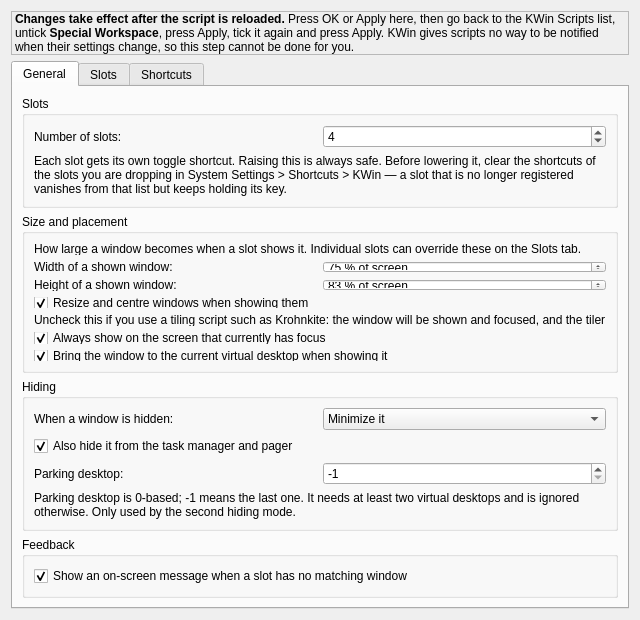
<?xml version="1.0" encoding="UTF-8"?>
<ui version="4.0">
 <class>KWin::SpecialWorkspaceConfigForm</class>
 <widget class="QWidget" name="KWin::SpecialWorkspaceConfigForm">
  <property name="geometry"><rect><x>0</x><y>0</y><width>640</width><height>620</height></rect></property>
  <layout class="QVBoxLayout" name="layout_root">
   <item><widget class="QLabel" name="label_reload_notice">
    <property name="text"><string>&lt;html&gt;&lt;body&gt;&lt;p&gt;&lt;b&gt;Changes take effect after the script is reloaded.&lt;/b&gt; Press OK or Apply here, then go back to the KWin Scripts list, untick &lt;b&gt;Special Workspace&lt;/b&gt;, press Apply, tick it again and press Apply. KWin gives scripts no way to be notified when their settings change, so this step cannot be done for you.&lt;/p&gt;&lt;/body&gt;&lt;/html&gt;</string></property>
    <property name="textFormat"><enum>Qt::RichText</enum></property>
    <property name="wordWrap"><bool>true</bool></property>
    <property name="frameShape"><enum>QFrame::StyledPanel</enum></property>
    <property name="margin"><number>8</number></property>
   </widget></item>
   <item><widget class="QTabWidget" name="tabWidget">
    <property name="currentIndex"><number>0</number></property>
    <widget class="QWidget" name="tab_general">
      <attribute name="title"><string>General</string></attribute>
      <layout class="QVBoxLayout" name="layout_general">
       <item><widget class="QGroupBox" name="group_slots_count">
        <property name="title"><string>Slots</string></property>
        <layout class="QGridLayout" name="grid_slotcount">
         <item row="0" column="0"><widget class="QLabel" name="label_auto_1"><property name="text"><string>Number of slots:</string></property></widget></item>
         <item row="0" column="1"><widget class="QSpinBox" name="kcfg_slotCount"><property name="minimum"><number>1</number></property><property name="maximum"><number>12</number></property><property name="value"><number>4</number></property></widget></item>
         <item row="1" column="0" colspan="2"><widget class="QLabel" name="label_auto_2"><property name="text"><string>Each slot gets its own toggle shortcut. Raising this is always safe. Before lowering it, clear the shortcuts of the slots you are dropping in System Settings &gt; Shortcuts &gt; KWin &#8212; a slot that is no longer registered vanishes from that list but keeps holding its key.</string></property><property name="wordWrap"><bool>true</bool></property></widget></item>
        </layout></widget></item>
       <item><widget class="QGroupBox" name="group_size">
        <property name="title"><string>Size and placement</string></property>
        <layout class="QGridLayout" name="grid_size">
         <item row="0" column="0" colspan="2"><widget class="QLabel" name="label_auto_3"><property name="text"><string>How large a window becomes when a slot shows it. Individual slots can override these on the Slots tab.</string></property><property name="wordWrap"><bool>true</bool></property></widget></item>
         <item row="1" column="0"><widget class="QLabel" name="label_auto_4"><property name="text"><string>Width of a shown window:</string></property></widget></item>
         <item row="1" column="1"><widget class="QSpinBox" name="kcfg_widthRatio"><property name="minimum"><number>10</number></property><property name="maximum"><number>100</number></property><property name="value"><number>75</number></property><property name="suffix"><string> % of screen</string></property></widget></item>
         <item row="2" column="0"><widget class="QLabel" name="label_auto_5"><property name="text"><string>Height of a shown window:</string></property></widget></item>
         <item row="2" column="1"><widget class="QSpinBox" name="kcfg_heightRatio"><property name="minimum"><number>10</number></property><property name="maximum"><number>100</number></property><property name="value"><number>83</number></property><property name="suffix"><string> % of screen</string></property></widget></item>
         <item row="3" column="0" colspan="2"><widget class="QCheckBox" name="kcfg_placeWindows"><property name="text"><string>Resize and centre windows when showing them</string></property><property name="checked"><bool>true</bool></property></widget></item><item row="4" column="0" colspan="2"><widget class="QLabel" name="label_place_note"><property name="text"><string>Uncheck this if you use a tiling script such as Krohnkite: the window will be shown and focused, and the tiler decides where it goes. The width and height settings above, and the per-slot overrides, are then ignored.</string></property><property name="wordWrap"><bool>true</bool></property></widget></item><item row="5" column="0" colspan="2"><widget class="QCheckBox" name="kcfg_centerOnActiveScreen"><property name="text"><string>Always show on the screen that currently has focus</string></property><property name="checked"><bool>true</bool></property></widget></item>
         <item row="6" column="0" colspan="2"><widget class="QCheckBox" name="kcfg_followCurrentDesktop"><property name="text"><string>Bring the window to the current virtual desktop when showing it</string></property><property name="checked"><bool>true</bool></property></widget></item>
        </layout></widget></item>
       <item><widget class="QGroupBox" name="group_hiding">
        <property name="title"><string>Hiding</string></property>
        <layout class="QGridLayout" name="grid_hiding">
         <item row="0" column="0"><widget class="QLabel" name="label_auto_6"><property name="text"><string>When a window is hidden:</string></property></widget></item>
         <item row="0" column="1"><widget class="QComboBox" name="kcfg_hideMode">
          <property name="currentIndex"><number>0</number></property>
          <item><property name="text"><string>Minimize it</string></property></item>
          <item><property name="text"><string>Minimize and park it on a virtual desktop</string></property></item>
         </widget></item>
         <item row="1" column="0" colspan="2"><widget class="QCheckBox" name="kcfg_hideFromTaskbar"><property name="text"><string>Also hide it from the task manager and pager</string></property><property name="checked"><bool>true</bool></property></widget></item>
         <item row="2" column="0"><widget class="QLabel" name="label_auto_7"><property name="text"><string>Parking desktop:</string></property></widget></item>
         <item row="2" column="1"><widget class="QSpinBox" name="kcfg_specialDesktop"><property name="minimum"><number>-1</number></property><property name="maximum"><number>19</number></property><property name="value"><number>-1</number></property></widget></item>
         <item row="3" column="0" colspan="2"><widget class="QLabel" name="label_auto_8"><property name="text"><string>Parking desktop is 0-based; -1 means the last one. It needs at least two virtual desktops and is ignored otherwise. Only used by the second hiding mode.</string></property><property name="wordWrap"><bool>true</bool></property></widget></item>
        </layout></widget></item>
       <item><widget class="QGroupBox" name="group_feedback">
        <property name="title"><string>Feedback</string></property>
        <layout class="QVBoxLayout" name="layout_feedback">
         <item><widget class="QCheckBox" name="kcfg_showOsd"><property name="text"><string>Show an on-screen message when a slot has no matching window</string></property><property name="checked"><bool>true</bool></property></widget></item>
        </layout></widget></item>
       <item><spacer name="spacer_general"><property name="orientation"><enum>Qt::Vertical</enum></property>
        <property name="sizeHint" stdset="0"><size><width>20</width><height>40</height></size></property></spacer></item>
      </layout></widget>
    <widget class="QWidget" name="tab_slots">
      <attribute name="title"><string>Slots</string></attribute>
      <layout class="QVBoxLayout" name="layout_slots">
       <item><widget class="QLabel" name="label_slots_help">
        <property name="text"><string>One row per slot. A slot with an empty matcher does nothing.

Matchers: bare text matches the window class or name, case-insensitively, as a substring. Prefix with class:, name: or title: to target one field, use * as a wildcard, re: for a regular expression, and | to accept several alternatives.

Examples:   spotify   |   class:org.kde.dolphin   |   title:*Scratch*   |   re:^kitty$   |   spotify|LM Studio

To find out what to type, bind the &quot;Show focused window's class&quot; shortcut under System Settings &gt; Shortcuts &gt; KWin, then press it while the window is focused.

A width or height of 0 means the slot uses the General defaults. Rows past the configured slot count have no shortcut and are inactive.</string></property>
        <property name="wordWrap"><bool>true</bool></property></widget></item>
       <item><layout class="QGridLayout" name="grid_slots"><item row="0" column="0"><widget class="QLabel" name="label_auto_9"><property name="text"><string>&lt;b&gt;Slot&lt;/b&gt;</string></property></widget></item><item row="0" column="1"><widget class="QLabel" name="label_auto_10"><property name="text"><string>&lt;b&gt;Window matcher&lt;/b&gt;</string></property></widget></item><item row="0" column="2"><widget class="QLabel" name="label_auto_11"><property name="text"><string>&lt;b&gt;Width&lt;/b&gt;</string></property></widget></item><item row="0" column="3"><widget class="QLabel" name="label_auto_12"><property name="text"><string>&lt;b&gt;Height&lt;/b&gt;</string></property></widget></item><item row="1" column="0"><widget class="QLabel" name="label_auto_13"><property name="text"><string>1</string></property></widget></item><item row="1" column="1"><widget class="QLineEdit" name="kcfg_slot1Matcher"><property name="placeholderText"><string>e.g. spotify</string></property></widget></item><item row="1" column="2"><widget class="QSpinBox" name="kcfg_slot1Width"><property name="minimum"><number>0</number></property><property name="maximum"><number>100</number></property><property name="value"><number>0</number></property><property name="suffix"><string> %</string></property></widget></item><item row="1" column="3"><widget class="QSpinBox" name="kcfg_slot1Height"><property name="minimum"><number>0</number></property><property name="maximum"><number>100</number></property><property name="value"><number>0</number></property><property name="suffix"><string> %</string></property></widget></item><item row="2" column="0"><widget class="QLabel" name="label_auto_14"><property name="text"><string>2</string></property></widget></item><item row="2" column="1"><widget class="QLineEdit" name="kcfg_slot2Matcher"><property name="placeholderText"><string>e.g. spotify</string></property></widget></item><item row="2" column="2"><widget class="QSpinBox" name="kcfg_slot2Width"><property name="minimum"><number>0</number></property><property name="maximum"><number>100</number></property><property name="value"><number>0</number></property><property name="suffix"><string> %</string></property></widget></item><item row="2" column="3"><widget class="QSpinBox" name="kcfg_slot2Height"><property name="minimum"><number>0</number></property><property name="maximum"><number>100</number></property><property name="value"><number>0</number></property><property name="suffix"><string> %</string></property></widget></item><item row="3" column="0"><widget class="QLabel" name="label_auto_15"><property name="text"><string>3</string></property></widget></item><item row="3" column="1"><widget class="QLineEdit" name="kcfg_slot3Matcher"><property name="placeholderText"><string>e.g. spotify</string></property></widget></item><item row="3" column="2"><widget class="QSpinBox" name="kcfg_slot3Width"><property name="minimum"><number>0</number></property><property name="maximum"><number>100</number></property><property name="value"><number>0</number></property><property name="suffix"><string> %</string></property></widget></item><item row="3" column="3"><widget class="QSpinBox" name="kcfg_slot3Height"><property name="minimum"><number>0</number></property><property name="maximum"><number>100</number></property><property name="value"><number>0</number></property><property name="suffix"><string> %</string></property></widget></item><item row="4" column="0"><widget class="QLabel" name="label_auto_16"><property name="text"><string>4</string></property></widget></item><item row="4" column="1"><widget class="QLineEdit" name="kcfg_slot4Matcher"><property name="placeholderText"><string>e.g. spotify</string></property></widget></item><item row="4" column="2"><widget class="QSpinBox" name="kcfg_slot4Width"><property name="minimum"><number>0</number></property><property name="maximum"><number>100</number></property><property name="value"><number>0</number></property><property name="suffix"><string> %</string></property></widget></item><item row="4" column="3"><widget class="QSpinBox" name="kcfg_slot4Height"><property name="minimum"><number>0</number></property><property name="maximum"><number>100</number></property><property name="value"><number>0</number></property><property name="suffix"><string> %</string></property></widget></item><item row="5" column="0"><widget class="QLabel" name="label_auto_17"><property name="text"><string>5</string></property></widget></item><item row="5" column="1"><widget class="QLineEdit" name="kcfg_slot5Matcher"><property name="placeholderText"><string>e.g. spotify</string></property></widget></item><item row="5" column="2"><widget class="QSpinBox" name="kcfg_slot5Width"><property name="minimum"><number>0</number></property><property name="maximum"><number>100</number></property><property name="value"><number>0</number></property><property name="suffix"><string> %</string></property></widget></item><item row="5" column="3"><widget class="QSpinBox" name="kcfg_slot5Height"><property name="minimum"><number>0</number></property><property name="maximum"><number>100</number></property><property name="value"><number>0</number></property><property name="suffix"><string> %</string></property></widget></item><item row="6" column="0"><widget class="QLabel" name="label_auto_18"><property name="text"><string>6</string></property></widget></item><item row="6" column="1"><widget class="QLineEdit" name="kcfg_slot6Matcher"><property name="placeholderText"><string>e.g. spotify</string></property></widget></item><item row="6" column="2"><widget class="QSpinBox" name="kcfg_slot6Width"><property name="minimum"><number>0</number></property><property name="maximum"><number>100</number></property><property name="value"><number>0</number></property><property name="suffix"><string> %</string></property></widget></item><item row="6" column="3"><widget class="QSpinBox" name="kcfg_slot6Height"><property name="minimum"><number>0</number></property><property name="maximum"><number>100</number></property><property name="value"><number>0</number></property><property name="suffix"><string> %</string></property></widget></item><item row="7" column="0"><widget class="QLabel" name="label_auto_19"><property name="text"><string>7</string></property></widget></item><item row="7" column="1"><widget class="QLineEdit" name="kcfg_slot7Matcher"><property name="placeholderText"><string>e.g. spotify</string></property></widget></item><item row="7" column="2"><widget class="QSpinBox" name="kcfg_slot7Width"><property name="minimum"><number>0</number></property><property name="maximum"><number>100</number></property><property name="value"><number>0</number></property><property name="suffix"><string> %</string></property></widget></item><item row="7" column="3"><widget class="QSpinBox" name="kcfg_slot7Height"><property name="minimum"><number>0</number></property><property name="maximum"><number>100</number></property><property name="value"><number>0</number></property><property name="suffix"><string> %</string></property></widget></item><item row="8" column="0"><widget class="QLabel" name="label_auto_20"><property name="text"><string>8</string></property></widget></item><item row="8" column="1"><widget class="QLineEdit" name="kcfg_slot8Matcher"><property name="placeholderText"><string>e.g. spotify</string></property></widget></item><item row="8" column="2"><widget class="QSpinBox" name="kcfg_slot8Width"><property name="minimum"><number>0</number></property><property name="maximum"><number>100</number></property><property name="value"><number>0</number></property><property name="suffix"><string> %</string></property></widget></item><item row="8" column="3"><widget class="QSpinBox" name="kcfg_slot8Height"><property name="minimum"><number>0</number></property><property name="maximum"><number>100</number></property><property name="value"><number>0</number></property><property name="suffix"><string> %</string></property></widget></item><item row="9" column="0"><widget class="QLabel" name="label_auto_21"><property name="text"><string>9</string></property></widget></item><item row="9" column="1"><widget class="QLineEdit" name="kcfg_slot9Matcher"><property name="placeholderText"><string>e.g. spotify</string></property></widget></item><item row="9" column="2"><widget class="QSpinBox" name="kcfg_slot9Width"><property name="minimum"><number>0</number></property><property name="maximum"><number>100</number></property><property name="value"><number>0</number></property><property name="suffix"><string> %</string></property></widget></item><item row="9" column="3"><widget class="QSpinBox" name="kcfg_slot9Height"><property name="minimum"><number>0</number></property><property name="maximum"><number>100</number></property><property name="value"><number>0</number></property><property name="suffix"><string> %</string></property></widget></item><item row="10" column="0"><widget class="QLabel" name="label_auto_22"><property name="text"><string>10</string></property></widget></item><item row="10" column="1"><widget class="QLineEdit" name="kcfg_slot10Matcher"><property name="placeholderText"><string>e.g. spotify</string></property></widget></item><item row="10" column="2"><widget class="QSpinBox" name="kcfg_slot10Width"><property name="minimum"><number>0</number></property><property name="maximum"><number>100</number></property><property name="value"><number>0</number></property><property name="suffix"><string> %</string></property></widget></item><item row="10" column="3"><widget class="QSpinBox" name="kcfg_slot10Height"><property name="minimum"><number>0</number></property><property name="maximum"><number>100</number></property><property name="value"><number>0</number></property><property name="suffix"><string> %</string></property></widget></item><item row="11" column="0"><widget class="QLabel" name="label_auto_23"><property name="text"><string>11</string></property></widget></item><item row="11" column="1"><widget class="QLineEdit" name="kcfg_slot11Matcher"><property name="placeholderText"><string>e.g. spotify</string></property></widget></item><item row="11" column="2"><widget class="QSpinBox" name="kcfg_slot11Width"><property name="minimum"><number>0</number></property><property name="maximum"><number>100</number></property><property name="value"><number>0</number></property><property name="suffix"><string> %</string></property></widget></item><item row="11" column="3"><widget class="QSpinBox" name="kcfg_slot11Height"><property name="minimum"><number>0</number></property><property name="maximum"><number>100</number></property><property name="value"><number>0</number></property><property name="suffix"><string> %</string></property></widget></item><item row="12" column="0"><widget class="QLabel" name="label_auto_24"><property name="text"><string>12</string></property></widget></item><item row="12" column="1"><widget class="QLineEdit" name="kcfg_slot12Matcher"><property name="placeholderText"><string>e.g. spotify</string></property></widget></item><item row="12" column="2"><widget class="QSpinBox" name="kcfg_slot12Width"><property name="minimum"><number>0</number></property><property name="maximum"><number>100</number></property><property name="value"><number>0</number></property><property name="suffix"><string> %</string></property></widget></item><item row="12" column="3"><widget class="QSpinBox" name="kcfg_slot12Height"><property name="minimum"><number>0</number></property><property name="maximum"><number>100</number></property><property name="value"><number>0</number></property><property name="suffix"><string> %</string></property></widget></item></layout></item>
       <item><spacer name="spacer_slots"><property name="orientation"><enum>Qt::Vertical</enum></property>
        <property name="sizeHint" stdset="0"><size><width>20</width><height>40</height></size></property></spacer></item>
      </layout></widget>
    <widget class="QWidget" name="tab_shortcuts">
      <attribute name="icon"><iconset theme="configure-shortcuts"/></attribute>
      <attribute name="title"><string>Shortcuts</string></attribute>
      <layout class="QVBoxLayout" name="layout_shortcuts">
       <item><widget class="QGroupBox" name="group_shortcuts">
        <property name="title"><string>Keyboard shortcuts</string></property>
        <layout class="QVBoxLayout" name="layout_sc_inner">
         <item><widget class="QLabel" name="label_sc_intro">
          <property name="text"><string>&lt;html&gt;&lt;body&gt;&lt;p&gt;Each slot has one shortcut, and it works both ways: press it to show the slot&amp;#8217;s window, press it again to hide it.&lt;/p&gt;&lt;p&gt;Shortcuts are managed by Plasma&amp;#8217;s global shortcut system rather than by this dialog, so conflicts with your other shortcuts are detected. &lt;a href=&quot;systemsettings://kcm_keys&quot;&gt;Open Shortcuts settings&lt;/a&gt; and search for &lt;b&gt;Special Workspace&lt;/b&gt;.&lt;/p&gt;&lt;/body&gt;&lt;/html&gt;</string></property>
          <property name="textFormat"><enum>Qt::RichText</enum></property>
          <property name="openExternalLinks"><bool>true</bool></property>
          <property name="wordWrap"><bool>true</bool></property></widget></item>
         <item><widget class="QLabel" name="label_sc_table">
          <property name="text"><string>&lt;html&gt;&lt;body&gt;&lt;table cellspacing=&quot;0&quot; cellpadding=&quot;4&quot;&gt;&lt;tr&gt;&lt;td&gt;&lt;b&gt;Toggle slot N&lt;/b&gt;&lt;/td&gt;&lt;td&gt;&amp;#8220;Special Workspace: Toggle slot N&amp;#8221;&lt;/td&gt;&lt;td&gt;Meta+F1&amp;#8211;F4 by default&lt;/td&gt;&lt;/tr&gt;&lt;tr&gt;&lt;td&gt;&lt;b&gt;Identify a window&lt;/b&gt;&lt;/td&gt;&lt;td&gt;&amp;#8220;Special Workspace: Show focused window&amp;#8217;s class&amp;#8221;&lt;/td&gt;&lt;td&gt;unbound &amp;#8212; bind while setting up&lt;/td&gt;&lt;/tr&gt;&lt;tr&gt;&lt;td&gt;&lt;b&gt;Restore everything&lt;/b&gt;&lt;/td&gt;&lt;td&gt;&amp;#8220;Special Workspace: Restore all hidden windows&amp;#8221;&lt;/td&gt;&lt;td&gt;unbound&lt;/td&gt;&lt;/tr&gt;&lt;/table&gt;&lt;/body&gt;&lt;/html&gt;</string></property>
          <property name="textFormat"><enum>Qt::RichText</enum></property>
          <property name="wordWrap"><bool>true</bool></property></widget></item>
        </layout></widget></item>
       <item><spacer name="spacer_sc"><property name="orientation"><enum>Qt::Vertical</enum></property>
        <property name="sizeHint" stdset="0"><size><width>20</width><height>40</height></size></property></spacer></item>
      </layout></widget>
   </widget></item>
  </layout>
 </widget>
 <resources/>
 <connections/>
</ui>
